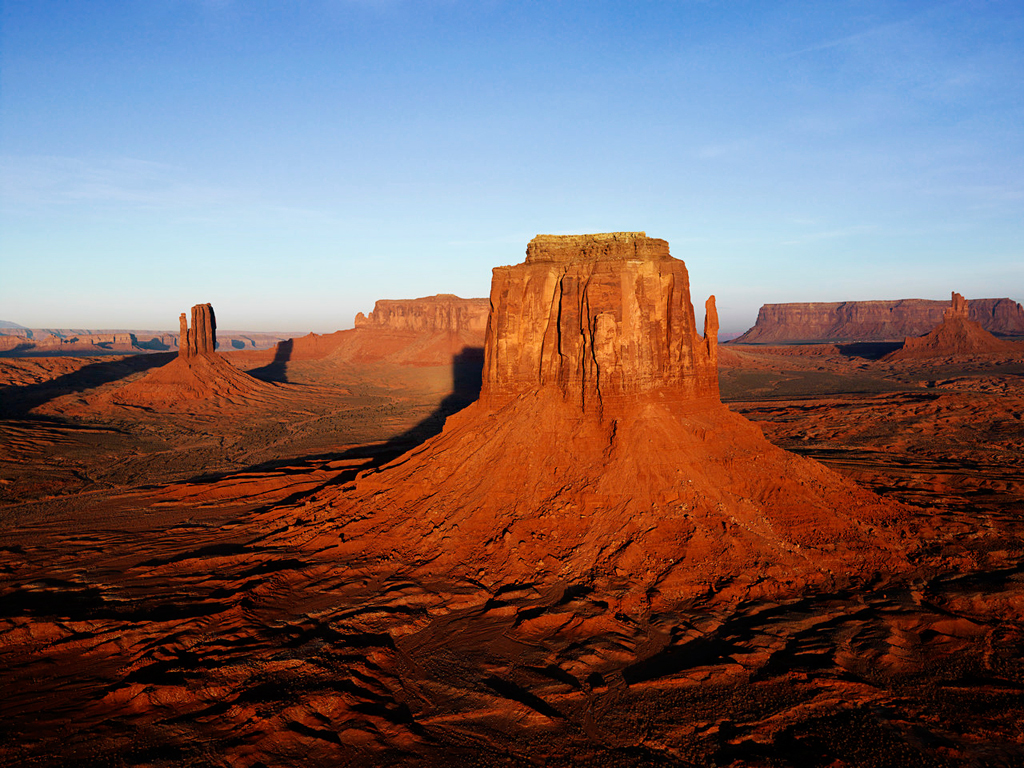
%> input picture MATLABCIA/MATLAB_ANUBHAV/Desert.jpg, 1024 x 768 px
$ octave imageproc8.m   (GNU Octave 9; MATLAB toolbox functions it lacks are replaced by stand-ins)
%> lines starting %> are read from the running program, lines starting %| are printed output that depends on the picture
%imageproc8.m : Write a program to convert any RGB to gray scale image
%Fix gray scale image on RHS of RGB image
clc;
clear all;
close all;
file1=input('\nEnter Input Image File Name = ','s');
%> the answer given: Desert.jpg
file2=input('Enter Output Image File Name = ','s');
%> the answer given: out.png
x=imread(file1);
%> x is the input picture: size 768x1024x3 uint8; mean R, G, B 119.4, 99.2, 100.1
[r,c,d]=size(x);
%> r = 768; c = 1024; d = 3
g(1:r,1:c,1)=.2989*x(1:r,1:c,1)+.587*x(1:r,1:c,2)+.114*x(1:r,1:c,3);
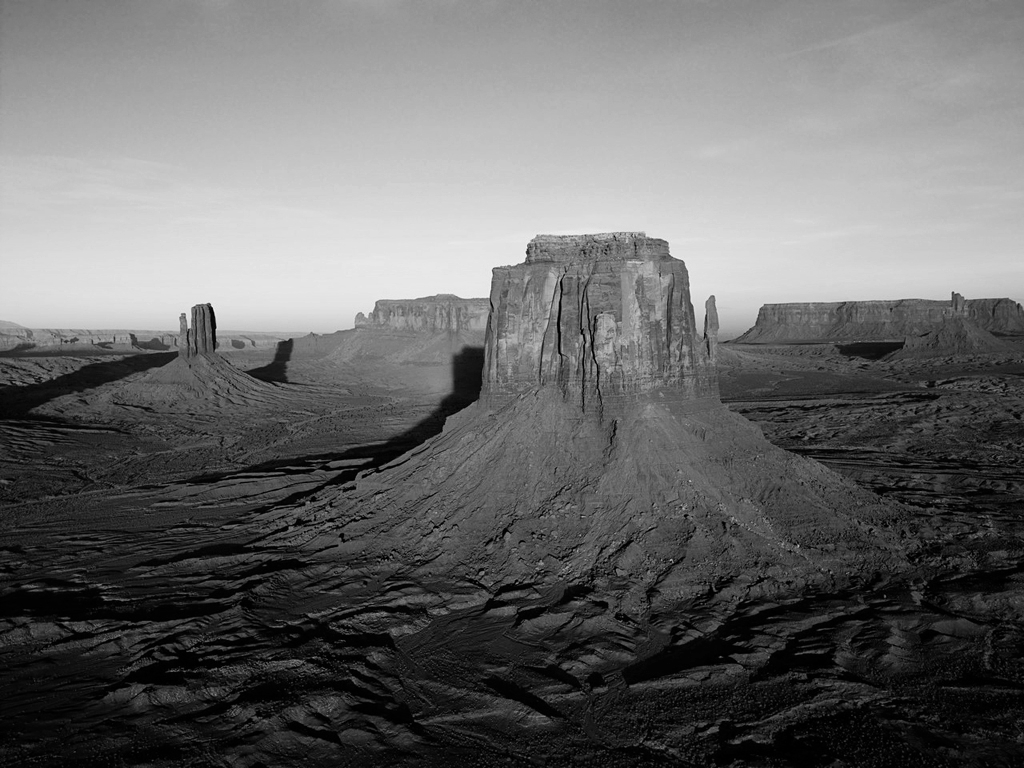
%> g: size 768x1024 uint8; min 0, max 245, mean 105.3
y=x; %copying RGB to y
y(1:r,c+1:2*c,1)=g(1:r,1:c,1);
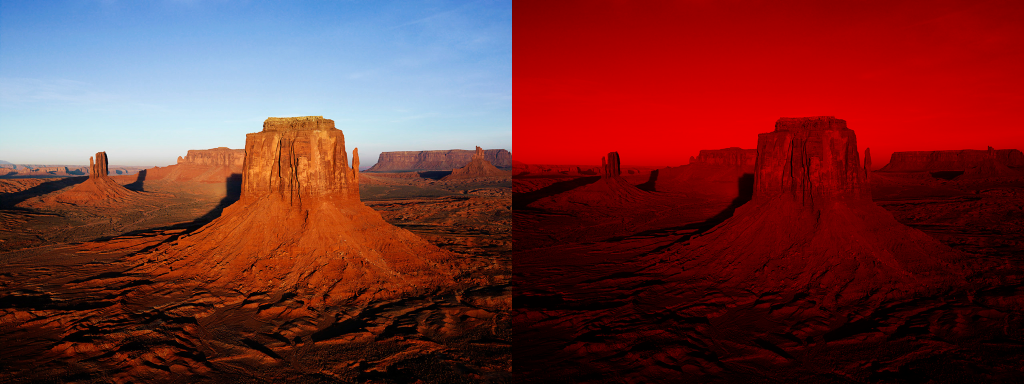
%> y: size 768x2048x3 uint8 (shown at 1/2 size); mean R, G, B 112.3, 49.6, 50
y(1:r,c+1:2*c,2)=g(1:r,1:c,1);
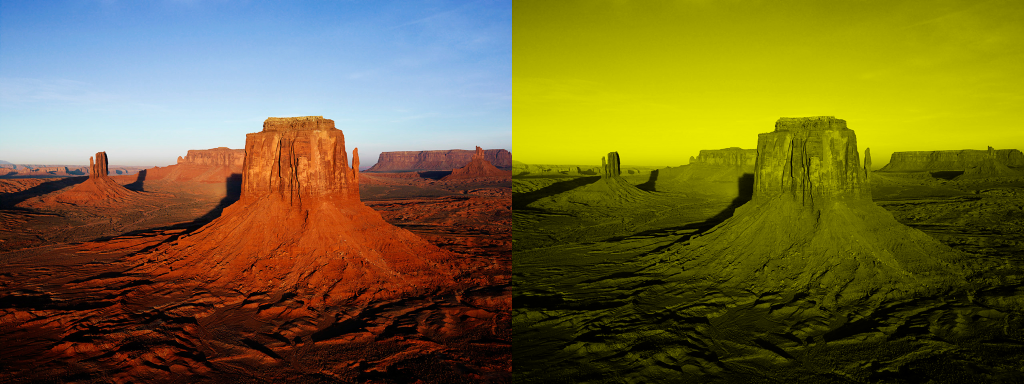
%> y: size 768x2048x3 uint8 (shown at 1/2 size); mean R, G, B 112.3, 102.2, 50
y(1:r,c+1:2*c,3)=g(1:r,1:c,1);
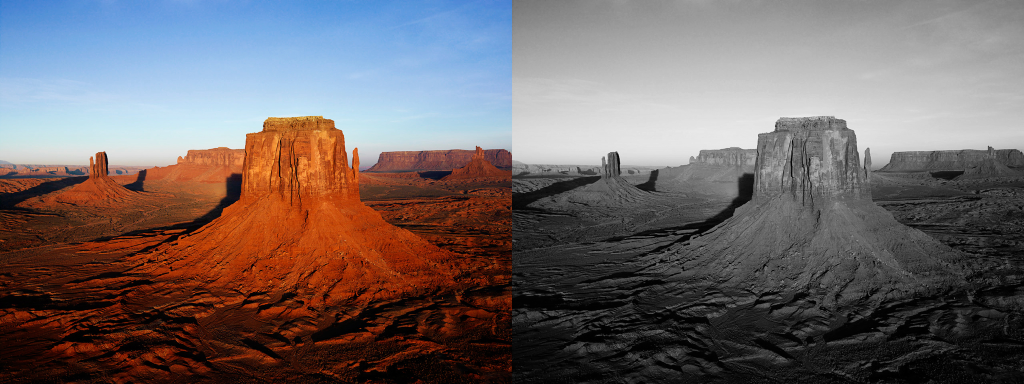
%> y: size 768x2048x3 uint8 (shown at 1/2 size); mean R, G, B 112.3, 102.2, 102.7
y1=y;
y1(r+1:2*r,1:2*c,1:d)=y(r:-1:1,1:2*c,1:d); %x-axis
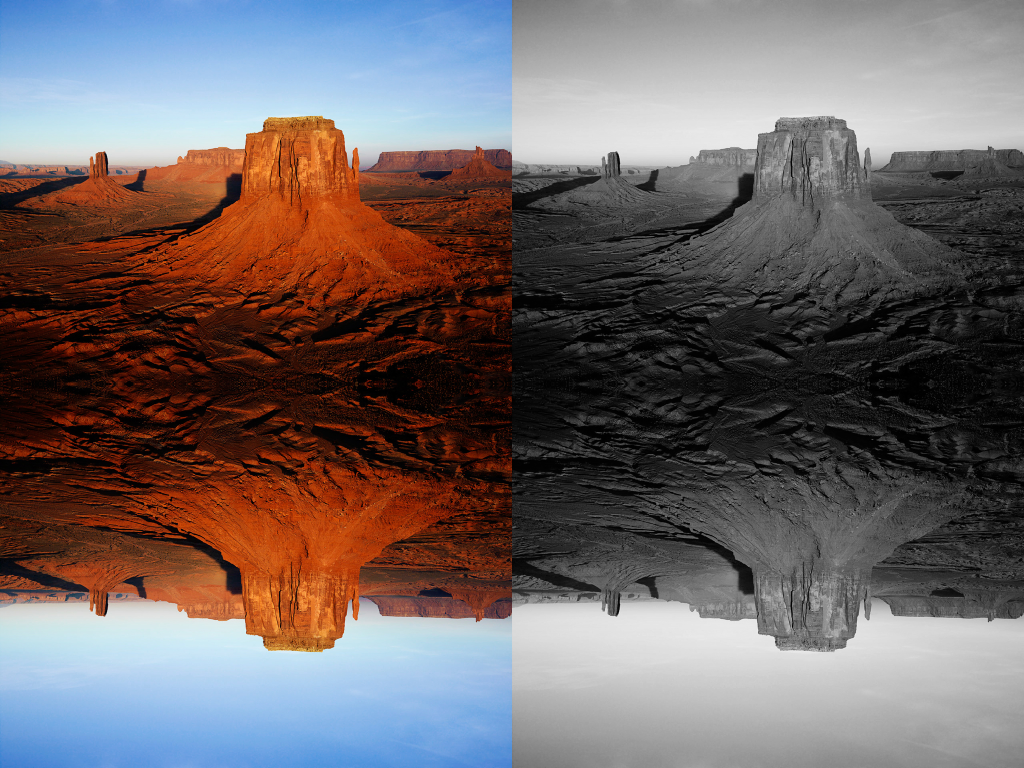
%> y1: size 1536x2048x3 uint8 (shown at 1/2 size); mean R, G, B 112.3, 102.2, 102.7
imwrite(y1,file2);
imshow(y1);
%end
